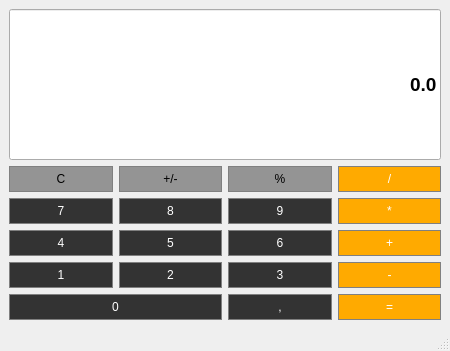
<?xml version="1.0" encoding="UTF-8"?>
<ui version="4.0">
 <class>Calculator</class>
 <widget class="QMainWindow" name="Calculator">
  <property name="geometry">
   <rect>
    <x>0</x>
    <y>0</y>
    <width>450</width>
    <height>351</height>
   </rect>
  </property>
  <property name="sizePolicy">
   <sizepolicy hsizetype="Fixed" vsizetype="Fixed">
    <horstretch>0</horstretch>
    <verstretch>0</verstretch>
   </sizepolicy>
  </property>
  <property name="windowTitle">
   <string>Calculator</string>
  </property>
  <property name="styleSheet">
   <string notr="true">QLindeEdit {
	background-color: gray;
	border: 1px solid gray;
	color #ffffff
}
</string>
  </property>
  <widget class="QWidget" name="centralwidget">
   <layout class="QGridLayout" name="gridLayout">
    <item row="2" column="1">
     <widget class="QPushButton" name="Button8">
      <property name="sizePolicy">
       <sizepolicy hsizetype="Expanding" vsizetype="Preferred">
        <horstretch>0</horstretch>
        <verstretch>0</verstretch>
       </sizepolicy>
      </property>
      <property name="styleSheet">
       <string notr="true">QPushButton {
	background-color: #333;
	border: 1px solid gray;
	padding: 5px;
	color: white;
}

QPushButton:pressed {
	background-color: #858585;
	border: 1px solid gray;
	padding: 5px;
}
</string>
      </property>
      <property name="text">
       <string>8</string>
      </property>
     </widget>
    </item>
    <item row="4" column="2">
     <widget class="QPushButton" name="Button6">
      <property name="sizePolicy">
       <sizepolicy hsizetype="Expanding" vsizetype="Preferred">
        <horstretch>0</horstretch>
        <verstretch>0</verstretch>
       </sizepolicy>
      </property>
      <property name="styleSheet">
       <string notr="true">QPushButton {
	background-color: #333;
	border: 1px solid gray;
	padding: 5px;
	color: white;
}

QPushButton:pressed {
	background-color: #858585;
	border: 1px solid gray;
	padding: 5px;
}
</string>
      </property>
      <property name="text">
       <string>6</string>
      </property>
     </widget>
    </item>
    <item row="7" column="0" colspan="2">
     <widget class="QPushButton" name="Button0">
      <property name="sizePolicy">
       <sizepolicy hsizetype="Expanding" vsizetype="Preferred">
        <horstretch>0</horstretch>
        <verstretch>0</verstretch>
       </sizepolicy>
      </property>
      <property name="styleSheet">
       <string notr="true">QPushButton {
	background-color: #333;
	border: 1px solid gray;
	padding: 5px;
	color: white;
}

QPushButton:pressed {
	background-color: #858585;
	border: 1px solid gray;
	padding: 5px;
}
</string>
      </property>
      <property name="text">
       <string>0</string>
      </property>
     </widget>
    </item>
    <item row="5" column="0">
     <widget class="QPushButton" name="Button1">
      <property name="sizePolicy">
       <sizepolicy hsizetype="Expanding" vsizetype="Preferred">
        <horstretch>0</horstretch>
        <verstretch>0</verstretch>
       </sizepolicy>
      </property>
      <property name="styleSheet">
       <string notr="true">QPushButton {
	background-color: #333;
	border: 1px solid gray;
	padding: 5px;
	color: white;
}

QPushButton:pressed {
	background-color: #858585;
	border: 1px solid gray;
	padding: 5px;
}
</string>
      </property>
      <property name="text">
       <string>1</string>
      </property>
     </widget>
    </item>
    <item row="1" column="3">
     <widget class="QPushButton" name="ButtonDivide">
      <property name="sizePolicy">
       <sizepolicy hsizetype="Expanding" vsizetype="Preferred">
        <horstretch>0</horstretch>
        <verstretch>0</verstretch>
       </sizepolicy>
      </property>
      <property name="styleSheet">
       <string notr="true">QPushButton {
	background-color: #fa0;
	border: 1px solid gray;
	padding: 5px;
	color: white;
}

QPushButton:pressed {
	background-color: #A9A9A9;
	border: 1px solid gray;
	padding: 5px;
}
</string>
      </property>
      <property name="text">
       <string>/</string>
      </property>
     </widget>
    </item>
    <item row="1" column="2">
     <widget class="QPushButton" name="ButtonPercent">
      <property name="sizePolicy">
       <sizepolicy hsizetype="Expanding" vsizetype="Preferred">
        <horstretch>0</horstretch>
        <verstretch>0</verstretch>
       </sizepolicy>
      </property>
      <property name="styleSheet">
       <string notr="true">QPushButton {
	background-color: #949494;
	border: 1px solid gray;
	padding: 5px;
	color: black;
}

QPushButton:pressed {
	background-color: #ebeae8;
	border: 1px solid gray;
	padding: 5px;
}
</string>
      </property>
      <property name="text">
       <string>%</string>
      </property>
     </widget>
    </item>
    <item row="5" column="3">
     <widget class="QPushButton" name="ButtonMinus">
      <property name="sizePolicy">
       <sizepolicy hsizetype="Expanding" vsizetype="Preferred">
        <horstretch>0</horstretch>
        <verstretch>0</verstretch>
       </sizepolicy>
      </property>
      <property name="styleSheet">
       <string notr="true">QPushButton {
	background-color: #fa0;
	border: 1px solid gray;
	padding: 5px;
	color: white;
}

QPushButton:pressed {
	background-color: #A9A9A9;
	border: 1px solid gray;
	padding: 5px;
}
</string>
      </property>
      <property name="text">
       <string>-</string>
      </property>
     </widget>
    </item>
    <item row="5" column="2">
     <widget class="QPushButton" name="Button3">
      <property name="sizePolicy">
       <sizepolicy hsizetype="Expanding" vsizetype="Preferred">
        <horstretch>0</horstretch>
        <verstretch>0</verstretch>
       </sizepolicy>
      </property>
      <property name="styleSheet">
       <string notr="true">QPushButton {
	background-color: #333;
	border: 1px solid gray;
	padding: 5px;
	color: white;
}

QPushButton:pressed {
	background-color: #858585;
	border: 1px solid gray;
	padding: 5px;
}
</string>
      </property>
      <property name="text">
       <string>3</string>
      </property>
     </widget>
    </item>
    <item row="4" column="0">
     <widget class="QPushButton" name="Button4">
      <property name="sizePolicy">
       <sizepolicy hsizetype="Expanding" vsizetype="Preferred">
        <horstretch>0</horstretch>
        <verstretch>0</verstretch>
       </sizepolicy>
      </property>
      <property name="styleSheet">
       <string notr="true">QPushButton {
	background-color: #333;
	border: 1px solid gray;
	padding: 5px;
	color: white;
}

QPushButton:pressed {
	background-color: #858585;
	border: 1px solid gray;
	padding: 5px;
}
</string>
      </property>
      <property name="text">
       <string>4</string>
      </property>
     </widget>
    </item>
    <item row="1" column="1">
     <widget class="QPushButton" name="ButtonChangeSign">
      <property name="sizePolicy">
       <sizepolicy hsizetype="Expanding" vsizetype="Preferred">
        <horstretch>0</horstretch>
        <verstretch>0</verstretch>
       </sizepolicy>
      </property>
      <property name="styleSheet">
       <string notr="true">QPushButton {
	background-color: #949494;
	border: 1px solid gray;
	padding: 5px;
	color: black;
}

QPushButton:pressed {
	background-color: #ebeae8;
	border: 1px solid gray;
	padding: 5px;
}
</string>
      </property>
      <property name="text">
       <string>+/-</string>
      </property>
     </widget>
    </item>
    <item row="5" column="1">
     <widget class="QPushButton" name="Button2">
      <property name="sizePolicy">
       <sizepolicy hsizetype="Expanding" vsizetype="Preferred">
        <horstretch>0</horstretch>
        <verstretch>0</verstretch>
       </sizepolicy>
      </property>
      <property name="styleSheet">
       <string notr="true">QPushButton {
	background-color: #333;
	border: 1px solid gray;
	padding: 5px;
	color: white;
}

QPushButton:pressed {
	background-color: #858585;
	border: 1px solid gray;
	padding: 5px;
}
</string>
      </property>
      <property name="text">
       <string>2</string>
      </property>
     </widget>
    </item>
    <item row="2" column="2">
     <widget class="QPushButton" name="Button9">
      <property name="sizePolicy">
       <sizepolicy hsizetype="Expanding" vsizetype="Preferred">
        <horstretch>0</horstretch>
        <verstretch>0</verstretch>
       </sizepolicy>
      </property>
      <property name="styleSheet">
       <string notr="true">QPushButton {
	background-color: #333;
	border: 1px solid gray;
	padding: 5px;
	color: white;
}

QPushButton:pressed {
	background-color: #858585;
	border: 1px solid gray;
	padding: 5px;
}
</string>
      </property>
      <property name="text">
       <string>9</string>
      </property>
     </widget>
    </item>
    <item row="2" column="3">
     <widget class="QPushButton" name="ButtonMul">
      <property name="sizePolicy">
       <sizepolicy hsizetype="Expanding" vsizetype="Preferred">
        <horstretch>0</horstretch>
        <verstretch>0</verstretch>
       </sizepolicy>
      </property>
      <property name="autoFillBackground">
       <bool>false</bool>
      </property>
      <property name="styleSheet">
       <string notr="true">QPushButton {
	background-color: #fa0;
	border: 1px solid gray;
	padding: 5px;
	color: white;
}

QPushButton:pressed {
	background-color: #A9A9A9;
	border: 1px solid gray;
	padding: 5px;
}
</string>
      </property>
      <property name="text">
       <string>*</string>
      </property>
     </widget>
    </item>
    <item row="2" column="0">
     <widget class="QPushButton" name="Button7">
      <property name="sizePolicy">
       <sizepolicy hsizetype="Expanding" vsizetype="Preferred">
        <horstretch>0</horstretch>
        <verstretch>0</verstretch>
       </sizepolicy>
      </property>
      <property name="styleSheet">
       <string notr="true">QPushButton {
	background-color: #333;
	border: 1px solid gray;
	padding: 5px;
	color: white;
}

QPushButton:pressed {
	background-color: #858585;
	border: 1px solid gray;
	padding: 5px;
}
</string>
      </property>
      <property name="text">
       <string>7</string>
      </property>
     </widget>
    </item>
    <item row="4" column="1">
     <widget class="QPushButton" name="Button5">
      <property name="sizePolicy">
       <sizepolicy hsizetype="Expanding" vsizetype="Preferred">
        <horstretch>0</horstretch>
        <verstretch>0</verstretch>
       </sizepolicy>
      </property>
      <property name="styleSheet">
       <string notr="true">QPushButton {
	background-color: #333;
	border: 1px solid gray;
	padding: 5px;
	color: white;
}

QPushButton:pressed {
	background-color: #858585;
	border: 1px solid gray;
	padding: 5px;
}
</string>
      </property>
      <property name="text">
       <string>5</string>
      </property>
     </widget>
    </item>
    <item row="4" column="3">
     <widget class="QPushButton" name="ButtonPlus">
      <property name="sizePolicy">
       <sizepolicy hsizetype="Expanding" vsizetype="Preferred">
        <horstretch>0</horstretch>
        <verstretch>0</verstretch>
       </sizepolicy>
      </property>
      <property name="styleSheet">
       <string notr="true">QPushButton {
	background-color: #fa0;
	border: 1px solid gray;
	padding: 5px;
	color: white;
}

QPushButton:pressed {
	background-color: #A9A9A9;
	border: 1px solid gray;
	padding: 5px;
}
</string>
      </property>
      <property name="text">
       <string>+</string>
      </property>
     </widget>
    </item>
    <item row="7" column="3">
     <widget class="QPushButton" name="ButtonEquals">
      <property name="sizePolicy">
       <sizepolicy hsizetype="Expanding" vsizetype="Preferred">
        <horstretch>0</horstretch>
        <verstretch>0</verstretch>
       </sizepolicy>
      </property>
      <property name="styleSheet">
       <string notr="true">QPushButton {
	background-color: #fa0;
	border: 1px solid gray;
	padding: 5px;
	color: white;
}

QPushButton:pressed {
	background-color: #A9A9A9;
	border: 1px solid gray;
	padding: 5px;
}
</string>
      </property>
      <property name="text">
       <string>=</string>
      </property>
     </widget>
    </item>
    <item row="1" column="0">
     <widget class="QPushButton" name="ButtonReset">
      <property name="sizePolicy">
       <sizepolicy hsizetype="Expanding" vsizetype="Preferred">
        <horstretch>0</horstretch>
        <verstretch>0</verstretch>
       </sizepolicy>
      </property>
      <property name="styleSheet">
       <string notr="true">QPushButton {
	background-color: #949494;
	border: 1px solid gray;
	padding: 5px;
	color: black;
}

QPushButton:pressed {
	background-color: #ebeae8;
	border: 1px solid gray;
	padding: 5px;
}
</string>
      </property>
      <property name="text">
       <string>C</string>
      </property>
     </widget>
    </item>
    <item row="7" column="2">
     <widget class="QPushButton" name="ButtonComma">
      <property name="sizePolicy">
       <sizepolicy hsizetype="Expanding" vsizetype="Preferred">
        <horstretch>0</horstretch>
        <verstretch>0</verstretch>
       </sizepolicy>
      </property>
      <property name="styleSheet">
       <string notr="true">QPushButton {
	background-color: #333;
	border: 1px solid gray;
	padding: 5px;
	color: white;
}

QPushButton:pressed {
	background-color: #858585;
	border: 1px solid gray;
	padding: 5px;
}
</string>
      </property>
      <property name="text">
       <string>,</string>
      </property>
     </widget>
    </item>
    <item row="0" column="0" colspan="4">
     <widget class="QLineEdit" name="Display">
      <property name="sizePolicy">
       <sizepolicy hsizetype="Preferred" vsizetype="Expanding">
        <horstretch>0</horstretch>
        <verstretch>0</verstretch>
       </sizepolicy>
      </property>
      <property name="font">
       <font>
        <family>Helvetica</family>
        <pointsize>14</pointsize>
        <bold>true</bold>
       </font>
      </property>
      <property name="text">
       <string>0.0</string>
      </property>
      <property name="alignment">
       <set>Qt::AlignRight|Qt::AlignTrailing|Qt::AlignVCenter</set>
      </property>
     </widget>
    </item>
   </layout>
  </widget>
  <widget class="QMenuBar" name="menubar">
   <property name="geometry">
    <rect>
     <x>0</x>
     <y>0</y>
     <width>450</width>
     <height>37</height>
    </rect>
   </property>
  </widget>
  <widget class="QStatusBar" name="statusbar"/>
 </widget>
 <resources/>
 <connections/>
</ui>
